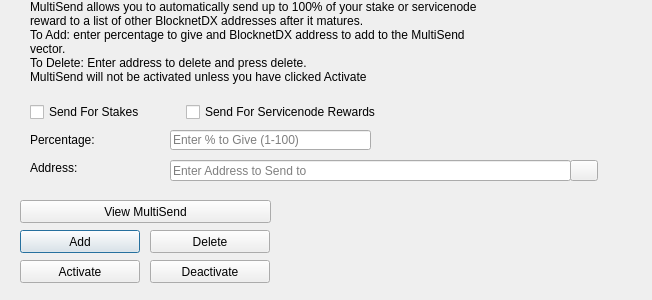
<?xml version="1.0" encoding="UTF-8"?>
<ui version="4.0">
 <class>MultiSendDialog</class>
 <widget class="QDialog" name="MultiSendDialog">
  <property name="windowModality">
   <enum>Qt::NonModal</enum>
  </property>
  <property name="geometry">
   <rect>
    <x>0</x>
    <y>0</y>
    <width>652</width>
    <height>300</height>
   </rect>
  </property>
  <property name="windowTitle">
   <string>MultiSend</string>
  </property>
  <widget class="QLineEdit" name="multiSendPercentEdit">
   <property name="geometry">
    <rect>
     <x>170</x>
     <y>130</y>
     <width>201</width>
     <height>20</height>
    </rect>
   </property>
   <property name="toolTip">
    <string>Enter whole numbers 1 - 100</string>
   </property>
   <property name="placeholderText">
    <string>Enter % to Give (1-100)</string>
   </property>
  </widget>
  <widget class="QLineEdit" name="multiSendAddressEdit">
   <property name="geometry">
    <rect>
     <x>170</x>
     <y>160</y>
     <width>401</width>
     <height>21</height>
    </rect>
   </property>
   <property name="toolTip">
    <string/>
   </property>
   <property name="placeholderText">
    <string>Enter Address to Send to</string>
   </property>
  </widget>
  <widget class="QLabel" name="label_2">
   <property name="geometry">
    <rect>
     <x>30</x>
     <y>0</y>
     <width>451</width>
     <height>121</height>
    </rect>
   </property>
   <property name="lineWidth">
    <number>1</number>
   </property>
   <property name="text">
    <string>MultiSend allows you to automatically send up to 100% of your stake or servicenode reward to a list of other BlocknetDX addresses after it matures.
To Add: enter percentage to give and BlocknetDX address to add to the MultiSend vector.
To Delete: Enter address to delete and press delete.
MultiSend will not be activated unless you have clicked Activate</string>
   </property>
   <property name="alignment">
    <set>Qt::AlignLeading|Qt::AlignLeft|Qt::AlignTop</set>
   </property>
   <property name="wordWrap">
    <bool>true</bool>
   </property>
  </widget>
  <widget class="QLabel" name="message">
   <property name="geometry">
    <rect>
     <x>290</x>
     <y>200</y>
     <width>351</width>
     <height>91</height>
    </rect>
   </property>
   <property name="text">
    <string/>
   </property>
  </widget>
  <widget class="QPushButton" name="addButton">
   <property name="geometry">
    <rect>
     <x>20</x>
     <y>230</y>
     <width>120</width>
     <height>23</height>
    </rect>
   </property>
   <property name="toolTip">
    <string/>
   </property>
   <property name="statusTip">
    <string>Add to MultiSend Vector</string>
   </property>
   <property name="text">
    <string>Add</string>
   </property>
  </widget>
  <widget class="QPushButton" name="disableButton">
   <property name="geometry">
    <rect>
     <x>150</x>
     <y>260</y>
     <width>120</width>
     <height>23</height>
    </rect>
   </property>
   <property name="statusTip">
    <string>Deactivate MultiSend</string>
   </property>
   <property name="text">
    <string>Deactivate</string>
   </property>
  </widget>
  <widget class="QPushButton" name="addressBookButton">
   <property name="geometry">
    <rect>
     <x>570</x>
     <y>160</y>
     <width>28</width>
     <height>21</height>
    </rect>
   </property>
   <property name="toolTip">
    <string>Choose an address from the address book</string>
   </property>
   <property name="text">
    <string/>
   </property>
   <property name="icon">
    <iconset resource="../xc3.qrc">
     <normaloff>:/icons/address-book-white</normaloff>:/icons/address-book-white</iconset>
   </property>
   <property name="shortcut">
    <string>Alt+A</string>
   </property>
   <property name="autoDefault">
    <bool>false</bool>
   </property>
  </widget>
  <widget class="QLabel" name="label">
   <property name="geometry">
    <rect>
     <x>30</x>
     <y>130</y>
     <width>121</width>
     <height>20</height>
    </rect>
   </property>
   <property name="toolTip">
    <string>Percentage of stake to send</string>
   </property>
   <property name="text">
    <string>Percentage:</string>
   </property>
  </widget>
  <widget class="QLabel" name="label_5">
   <property name="geometry">
    <rect>
     <x>30</x>
     <y>160</y>
     <width>111</width>
     <height>16</height>
    </rect>
   </property>
   <property name="toolTip">
    <string>Address to send portion of stake to</string>
   </property>
   <property name="text">
    <string>Address:</string>
   </property>
  </widget>
  <widget class="QPushButton" name="deleteButton">
   <property name="geometry">
    <rect>
     <x>150</x>
     <y>230</y>
     <width>120</width>
     <height>23</height>
    </rect>
   </property>
   <property name="toolTip">
    <string/>
   </property>
   <property name="statusTip">
    <string>Delete Address From MultiSend Vector</string>
   </property>
   <property name="text">
    <string>Delete</string>
   </property>
  </widget>
  <widget class="QPushButton" name="activateButton">
   <property name="geometry">
    <rect>
     <x>20</x>
     <y>260</y>
     <width>120</width>
     <height>23</height>
    </rect>
   </property>
   <property name="statusTip">
    <string>Activate MultiSend</string>
   </property>
   <property name="text">
    <string>Activate</string>
   </property>
  </widget>
  <widget class="QPushButton" name="viewButton">
   <property name="geometry">
    <rect>
     <x>20</x>
     <y>200</y>
     <width>251</width>
     <height>23</height>
    </rect>
   </property>
   <property name="toolTip">
    <string/>
   </property>
   <property name="statusTip">
    <string>View MultiSend Vector</string>
   </property>
   <property name="text">
    <string>View MultiSend</string>
   </property>
  </widget>
  <widget class="QWidget" name="horizontalLayoutWidget">
   <property name="geometry">
    <rect>
     <x>30</x>
     <y>100</y>
     <width>351</width>
     <height>24</height>
    </rect>
   </property>
   <layout class="QHBoxLayout" name="horizontalLayout">
    <item>
     <widget class="QCheckBox" name="multiSendStakeCheckBox">
      <property name="text">
       <string>Send For Stakes</string>
      </property>
     </widget>
    </item>
    <item>
     <widget class="QCheckBox" name="multiSendServicenodeCheckBox">
      <property name="text">
       <string>Send For Servicenode Rewards</string>
      </property>
     </widget>
    </item>
   </layout>
  </widget>
 </widget>
 <resources>
  <include location="../xc3.qrc"/>
 </resources>
 <connections/>
</ui>
